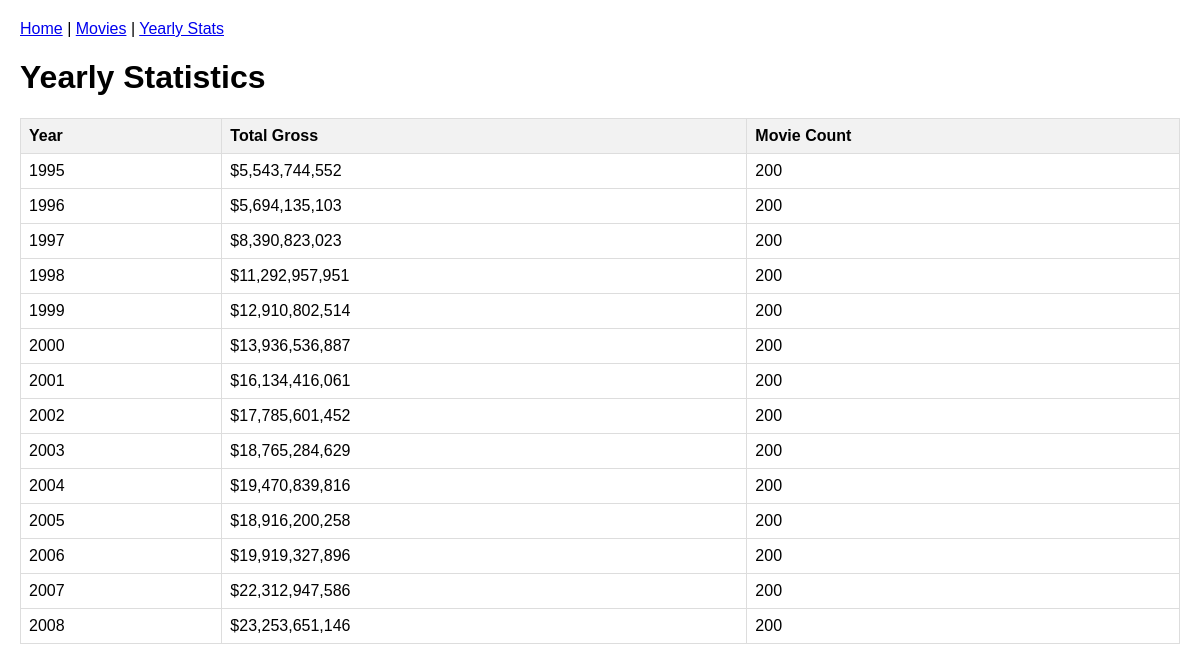
Screenshot of /stats with the database file from the repository.
### models.py (models this page shows)
class YearlyStats(db.Model):
    id = db.Column(db.Integer, primary_key=True)
    year = db.Column(db.Integer, unique=True, nullable=False)
    total_gross = db.Column(db.Integer, nullable=False)
    movie_count = db.Column(db.Integer, nullable=False)

### app.py (the view)
@app.route('/stats')
def stats():
    try:
        stats = YearlyStats.query.order_by(YearlyStats.year).all()
        return render_template('stats.html', stats=stats)
    except Exception as e:
        return render_template('error.html', error=str(e))

### app.py (called while the page is built)
def intcomma(value):
    return "{:,}".format(value)

### templates/stats.html (shortened to what this page needs)
<!DOCTYPE html>
<html lang="en">
<head>
</head>
<body>
{% extends 'base.html' %}
{% block content %}
    <h1>Yearly Statistics</h1>
    <table>
        <tr>
            <th>Year</th>
            <th>Total Gross</th>
            <th>Movie Count</th>
        </tr>
        {% for stat in stats %}
        <tr>
            <td>{{ stat.year }}</td>
            <td>${{ stat.total_gross | intcomma }}</td>
            <td>{{ stat.movie_count }}</td>
        </tr>
        {% endfor %}
    </table>
{% endblock %}

### templates/base.html (shortened to what this page needs)
<!DOCTYPE html>
<html>
<head>
    <link rel="stylesheet" href="{{ url_for('static', filename='style.css') }}">
</head>
<body>
    <nav>
        <a href="{{ url_for('index') }}">Home</a> |
        <a href="{{ url_for('movie_list') }}">Movies</a> |
        <a href="{{ url_for('stats') }}">Yearly Stats</a>
    </nav>
    <div class="container">
        {% block content %}{% endblock %}
    </div>
</body>
</html>

### static/style.css (style rules this page uses)
body { font-family: Arial, sans-serif; margin: 0; padding: 20px; }
nav { margin-bottom: 20px; }
table { border-collapse: collapse; width: 100%; }
th, td { border: 1px solid #ddd; padding: 8px; text-align: left; }
th { background-color: #f2f2f2; }

### rows the page displays
YearlyStats: year "1995", total_gross "5,543,744,552", movie_count "200"
YearlyStats: year "1996", total_gross "5,694,135,103", movie_count "200"
YearlyStats: year "1997", total_gross "8,390,823,023", movie_count "200"
YearlyStats: year "1998", total_gross "11,292,957,951", movie_count "200"
YearlyStats: year "1999", total_gross "12,910,802,514", movie_count "200"
YearlyStats: year "2000", total_gross "13,936,536,887", movie_count "200"
YearlyStats: year "2001", total_gross "16,134,416,061", movie_count "200"
YearlyStats: year "2002", total_gross "17,785,601,452", movie_count "200"
YearlyStats: year "2003", total_gross "18,765,284,629", movie_count "200"
YearlyStats: year "2004", total_gross "19,470,839,816", movie_count "200"
YearlyStats: year "2005", total_gross "18,916,200,258", movie_count "200"
YearlyStats: year "2006", total_gross "19,919,327,896", movie_count "200"
YearlyStats: year "2007", total_gross "22,312,947,586", movie_count "200"
YearlyStats: year "2008", total_gross "23,253,651,146", movie_count "200"
